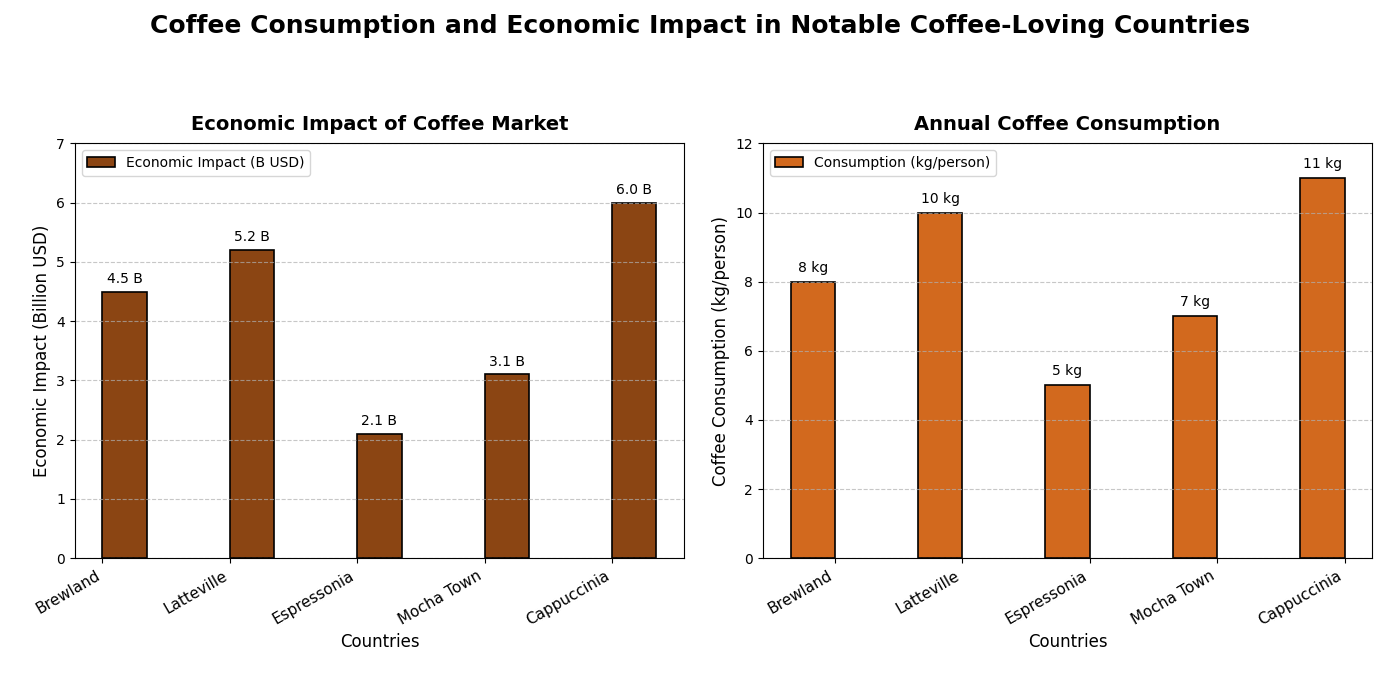

Here is the Python script that generated this plot:
import matplotlib.pyplot as plt
import numpy as np

countries = ['Brewland', 'Latteville', 'Espressonia', 'Mocha Town', 'Cappuccinia']
coffee_consumption = [8, 10, 5, 7, 11]
economic_impact = [4.5, 5.2, 2.1, 3.1, 6.0]

x_pos = np.arange(len(countries))
width = 0.35

fig, (ax2, ax1) = plt.subplots(1, 2, figsize=(14, 7))  # Switch ax1 and ax2
fig.suptitle('Coffee Consumption and Economic Impact in Notable Coffee-Loving Countries', fontsize=18, fontweight='bold', y=0.98)

# Economic Impact bar chart
bars2 = ax2.bar(x_pos + width/2, economic_impact, width, color='#8B4513', edgecolor='black', linewidth=1.2, label='Economic Impact (B USD)')
for bar in bars2:
    yval = bar.get_height()
    ax2.text(bar.get_x() + bar.get_width()/2, yval + 0.1, f'{yval} B', ha='center', va='bottom', fontsize=10)

ax2.set_title('Economic Impact of Coffee Market', fontsize=14, fontweight='bold', pad=10)
ax2.set_xlabel('Countries', fontsize=12)
ax2.set_ylabel('Economic Impact (Billion USD)', fontsize=12)
ax2.set_xticks(x_pos)
ax2.set_xticklabels(countries, fontsize=11, rotation=30, ha='right')
ax2.set_ylim(0, 7)
ax2.grid(axis='y', linestyle='--', alpha=0.7)
ax2.legend(loc='upper left', fontsize=10)

# Coffee Consumption bar chart
bars1 = ax1.bar(x_pos - width/2, coffee_consumption, width, color='#D2691E', edgecolor='black', linewidth=1.2, label='Consumption (kg/person)')
for bar in bars1:
    yval = bar.get_height()
    ax1.text(bar.get_x() + bar.get_width()/2, yval + 0.2, f'{yval} kg', ha='center', va='bottom', fontsize=10)

ax1.set_title('Annual Coffee Consumption', fontsize=14, fontweight='bold', pad=10)
ax1.set_xlabel('Countries', fontsize=12)
ax1.set_ylabel('Coffee Consumption (kg/person)', fontsize=12)
ax1.set_xticks(x_pos)
ax1.set_xticklabels(countries, fontsize=11, rotation=30, ha='right')
ax1.set_ylim(0, 12)
ax1.grid(axis='y', linestyle='--', alpha=0.7)
ax1.legend(loc='upper left', fontsize=10)

plt.tight_layout(pad=2.0, rect=[0, 0.03, 1, 0.95])
plt.show()
